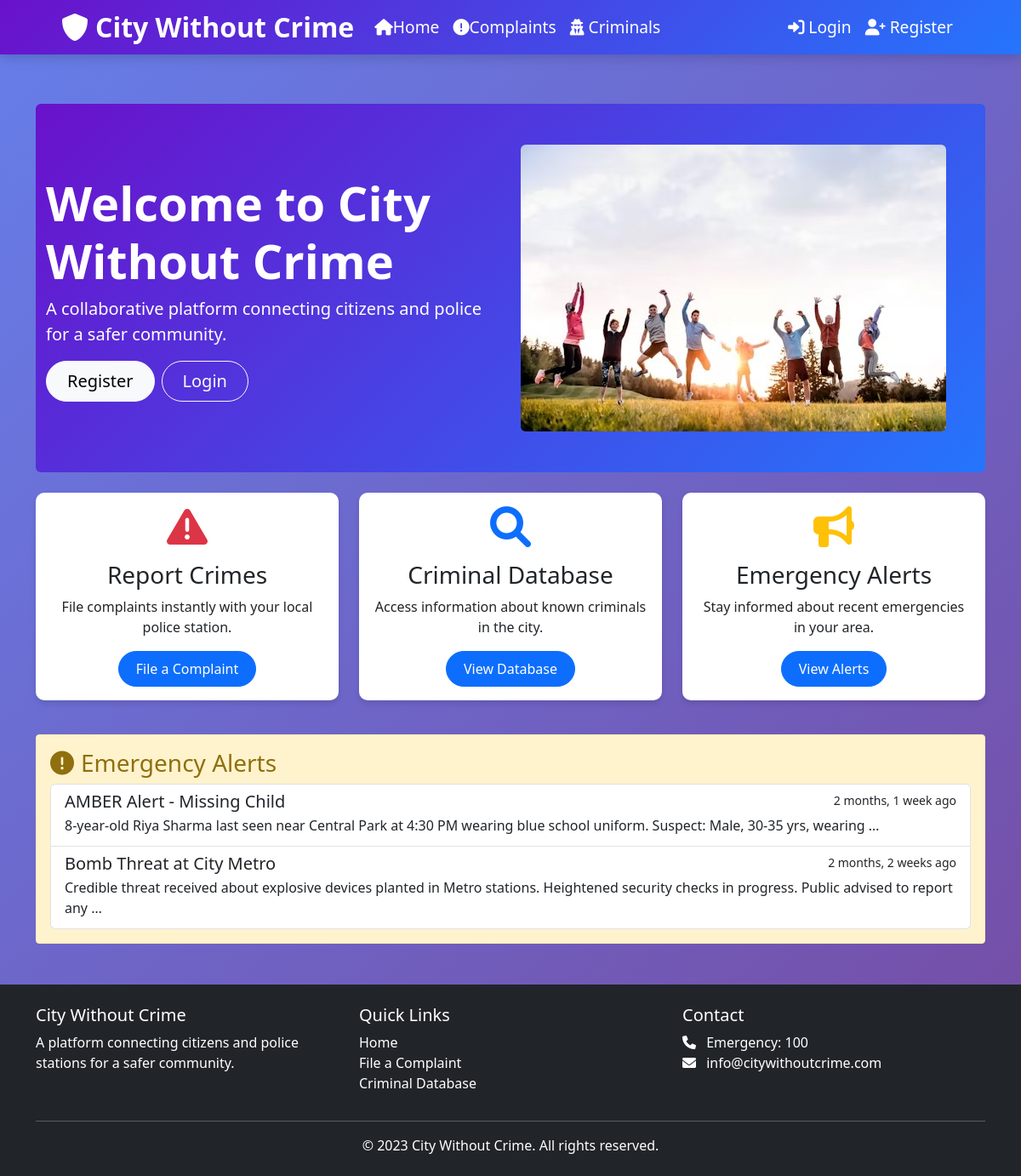
The app's page / (signed in), older data.
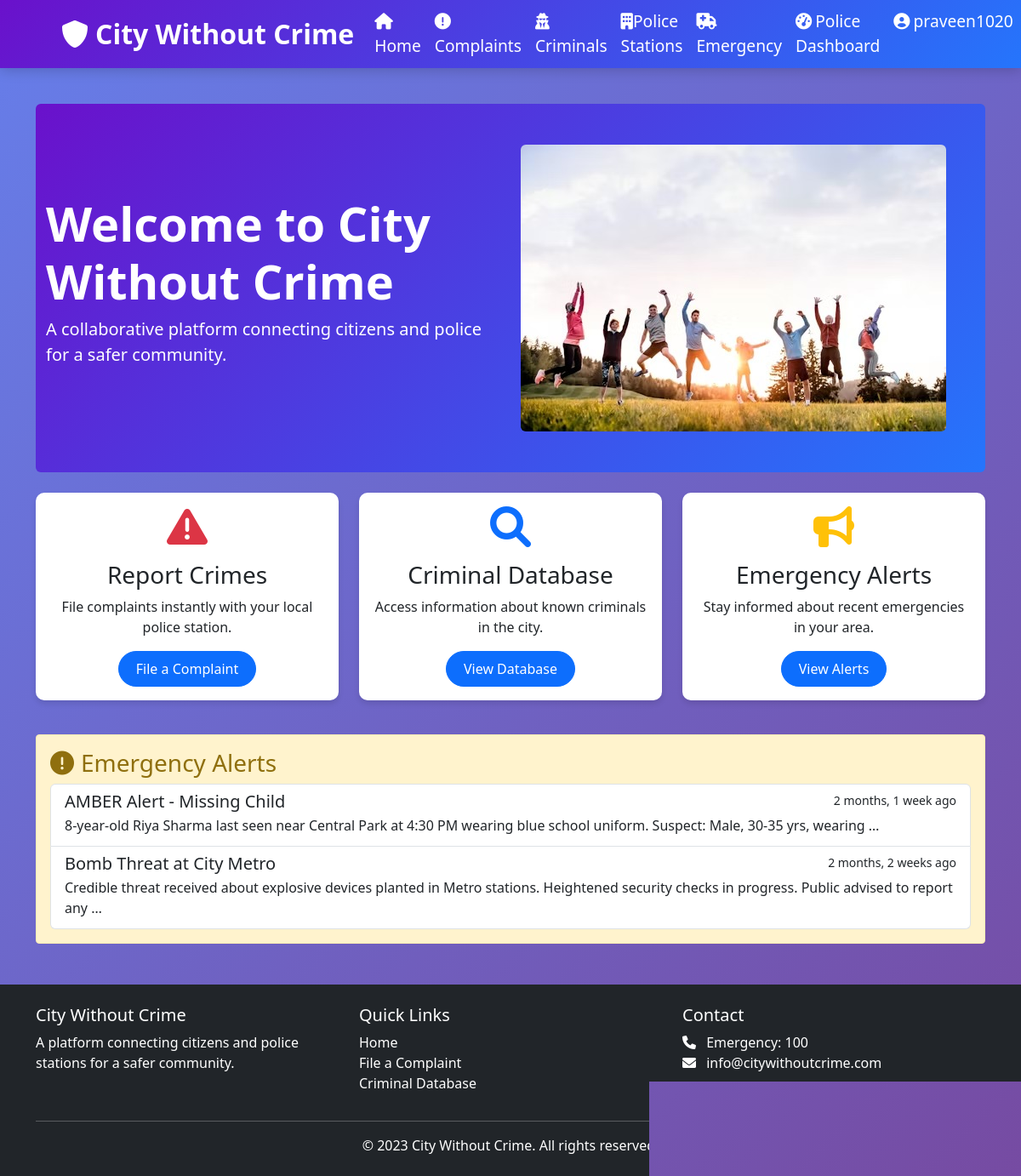
The same page, newer data.
### cwc_app/models.py (models this page shows)
class User(AbstractUser):
    email = models.EmailField(unique=True)  # ✅ Yahan add karein
    is_police = models.BooleanField(default=False)
    is_admin = models.BooleanField(default=False)
    station = models.ForeignKey('PoliceStation', on_delete=models.SET_NULL, null=True, blank=True)
    USERNAME_FIELD = 'username'  # Default hi rahega
    REQUIRED_FIELDS = ['email']  # Email required bana de

### cwc_app/views.py (the view)
# urls.py: 2. Add a URL to urlpatterns:  path('', views.home, name='home')
def home(request):
    emergency_alerts = EmergencyAlert.objects.filter(is_active=True).order_by('-created_at')[:5]
    return render(request, 'home/index.html', {'emergency_alerts': emergency_alerts})

### templates/home/index.html (shortened to what this page needs)
{% extends 'base.html' %}
{% block content %}
{% load static %}
<div class="hero-section bg-primary text-white py-5 mb-4 rounded">
    <div class="container">
        <div class="row align-items-center">
            <div class="col-md-6">
                <h1 class="display-4 fw-bold">Welcome to City Without Crime</h1>
                <p class="lead">A collaborative platform connecting citizens and police for a safer community.</p>
                {% if not user.is_authenticated %}
                <div class="d-grid gap-2 d-sm-flex">
                    <a href="{% url 'register' %}" class="btn btn-light btn-lg px-4">Register</a>
                    <a href="{% url 'login' %}" class="btn btn-outline-light btn-lg px-4">Login</a>
                </div>
                {% endif %}
            </div>
            <div class="col-md-6">
                <img src="{% static 'images/comunity.jpg' %}" alt="Community Safety" class="img-fluid rounded">
            </div>
        </div>
    </div>
</div>
<div class="row mb-4">
    <div class="col-md-4 mb-3">
        <div class="card h-100">
            <div class="card-body text-center">
                <i class="fas fa-exclamation-triangle fa-3x text-danger mb-3"></i>
                <h3 class="card-title">Report Crimes</h3>
                <p class="card-text">File complaints instantly with your local police station.</p>
                <a href="{% url 'create_complaint' %}" class="btn btn-primary">File a Complaint</a>
            </div>
        </div>
    </div>
    <div class="col-md-4 mb-3">
        <div class="card h-100">
            <div class="card-body text-center">
                <i class="fas fa-search fa-3x text-primary mb-3"></i>
                <h3 class="card-title">Criminal Database</h3>
                <p class="card-text">Access information about known criminals in the city.</p>
                <a href="{% url 'criminal_list' %}" class="btn btn-primary">View Database</a>
            </div>
        </div>
    </div>
    <div class="col-md-4 mb-3">
        <div class="card h-100">
            <div class="card-body text-center">
                <i class="fas fa-bullhorn fa-3x text-warning mb-3"></i>
                <h3 class="card-title">Emergency Alerts</h3>
                <p class="card-text">Stay informed about recent emergencies in your area.</p>
                <a href="{% url 'emergency_list' %}" class="btn btn-primary">View Alerts</a>
            </div>
        </div>
    </div>
</div>
{% if emergency_alerts %}
<div   id ='alerts'>
    <h3 class="alert-heading"><i class="fas fa-exclamation-circle me-2"></i>Emergency Alerts</h3>
    <div class="list-group">
        {% for alert in emergency_alerts %}
        <a href="{% url 'emergency_list' %}" class="list-group-item list-group-item-action">
            <div class="d-flex w-100 justify-content-between">
                <h5 class="mb-1">{{ alert.title }}</h5>
                <small>{{ alert.created_at|timesince }} ago</small>
            </div>
            <p class="mb-1">{{ alert.description|truncatewords:20 }}</p>
        </a>
        {% endfor %}
    </div>
</div>
{% endif %}
{% endblock %}

### templates/partials/navbar.html (shortened to what this page needs)
<nav class="navbar navbar-expand-lg navbar-dark bg-primary" >
    <div class="container">
        <a class="navbar-brand" href="{% url 'home' %}">
            <i class="fas fa-shield-alt me-2"></i>City Without Crime
        </a>
        <div class="collapse navbar-collapse nav-links" id="navbarNav">
            <ul class="navbar-nav me-auto">
                <li class="nav-item">
                    <a class="nav-link text-white" href="{% url 'home' %}">
                         <i class="fas fa-home"></i>Home</a>
                </li>
                <li class="nav-item">
                    <a class="nav-link text-white" href="{% url 'complaint_list' %}">
                        <i class="fas fa-exclamation-circle"></i>Complaints</a>
                </li>
                <li class="nav-item">
                    <a class="nav-link text-white" href="{% url 'criminal_list' %}">
                        <i class="fas fa-user-secret"></i> Criminals</a>
                </li>
                {% if user.is_police or user.is_admin %}
                <li class="nav-item">
                    <a class="nav-link text-white" href="{% url 'station_list' %}">
                        <i class="fas fa-building"></i>Police Stations</a>
                </li>
                <li class="nav-item">
                    <a class="nav-link text-white" href="{% url 'emergency_list' %}">
                        <i class="fas fa-ambulance"></i>Emergency</a>
                </li>
                {% endif %}
            </ul>
            <ul class="navbar-nav">
                {% if user.is_authenticated %}
                    {% if user.is_admin %}
                        <li class="nav-item">
                            <a class="nav-link text-white" href="{% url 'admin_dashboard' %}">
                                <i class="fas fa-tachometer-alt me-1"></i>Admin Dashboard
                            </a>
                        </li>
                    {% elif user.is_police %}
                        <li class="nav-item">
                            <a class="nav-link text-white" href="{% url 'police_dashboard' %}">
                                <i class="fas fa-tachometer-alt me-1"></i>Police Dashboard
                            </a>
                        </li>
                    {% endif %}
                    <li class="nav-item dropdown">
                        <a class="nav-link dropdown-toggle text-white" href="#" id="userDropdown" role="button" data-bs-toggle="dropdown">
                            <i class="fas fa-user-circle me-1"></i>{{ user.username }}
                        </a>
                    </li>
                {% else %}
                    <li class="nav-item">
                        <a class="nav-link text-white" href="{% url 'login' %}">
                            <i class="fas fa-sign-in-alt"></i> Login</a>
                    </li>
                    <li class="nav-item">
                        <a class="nav-link text-white" href="{% url 'register' %}">
                              <i class="fas fa-user-plus"></i> Register</a>
                    </li>
                {% endif %}
            </ul>
        </div>
    </div>
</nav><br><br>

Row changes from the older to the newer data that the page shows:
now on this page (row edited): User: username "praveen1020"
changed User: is_active False → True (drawn)
Text that changed along with them:
text no longer shown: "Login Register Register Login"
text now shown: "Police Stations Emergency Police Dashboard"
